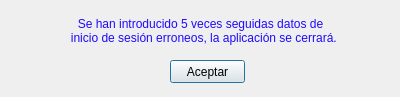
<?xml version="1.0" encoding="UTF-8"?>
<ui version="4.0">
 <class>dWarning</class>
 <widget class="QDialog" name="dWarning">
  <property name="geometry">
   <rect>
    <x>0</x>
    <y>0</y>
    <width>400</width>
    <height>97</height>
   </rect>
  </property>
  <property name="windowTitle">
   <string>Gestor ACOES: Inicio de sesión invalido</string>
  </property>
  <widget class="QLabel" name="lMensaje">
   <property name="geometry">
    <rect>
     <x>20</x>
     <y>10</y>
     <width>361</width>
     <height>41</height>
    </rect>
   </property>
   <property name="styleSheet">
    <string notr="true">color: rgb(30, 10, 255);
font: 75 italic 10pt &quot;Arial&quot;;</string>
   </property>
   <property name="text">
    <string>Se han introducido 5 veces seguidas datos de  
  inicio de sesión erroneos, la aplicación se cerrará.</string>
   </property>
   <property name="alignment">
    <set>Qt::AlignCenter</set>
   </property>
  </widget>
  <widget class="QPushButton" name="bAceptar">
   <property name="geometry">
    <rect>
     <x>170</x>
     <y>60</y>
     <width>75</width>
     <height>23</height>
    </rect>
   </property>
   <property name="text">
    <string>Aceptar</string>
   </property>
  </widget>
 </widget>
 <resources/>
 <connections/>
</ui>
